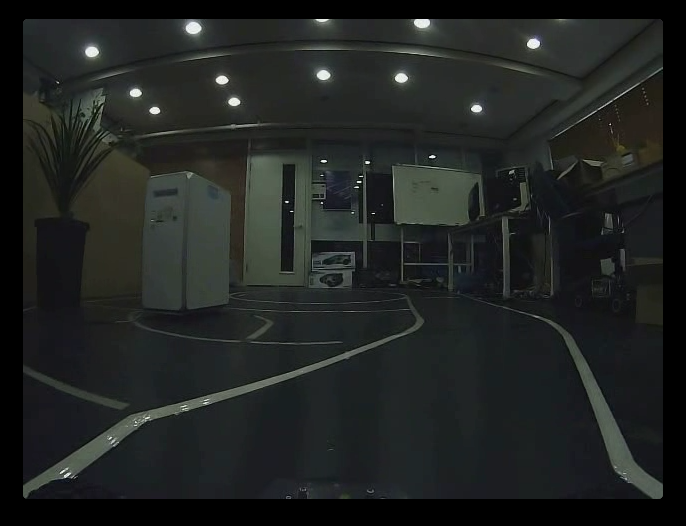
#> input picture 창업연계공학설계입문/Lecture/lec09/sample.png, 686 x 526 px
$ python canny.py
#> lines starting #> are read from the running program, lines starting #| are printed output that depends on the picture; after the words box and inside, x2 and y2 are one past the last pixel; in counts of white or black regions, pixels touching at a corner belong together
import cv2

img = cv2.imread('sample.png')
#> img is the input picture: shape (526, 686, 3); mean B, G, R 34, 35.5, 32.5
gray = cv2.cvtColor(img, cv2.COLOR_BGR2GRAY)
blur = cv2.GaussianBlur(gray, (5, 5), 0)
edge = cv2.Canny(blur, 40, 150)
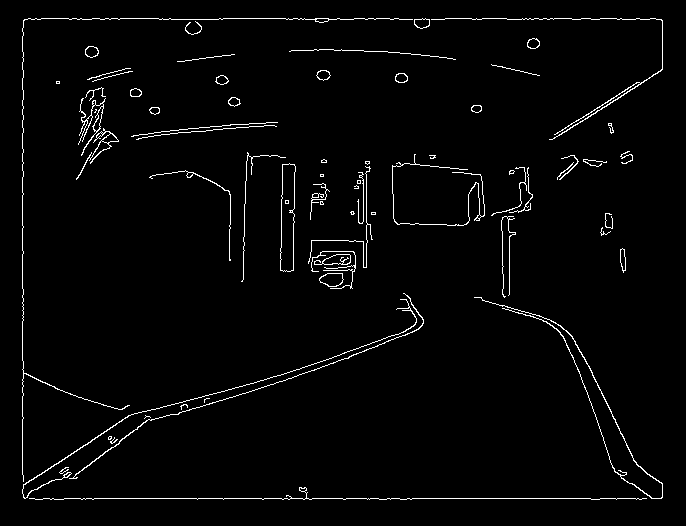
#> edge: shape (526, 686); 2.3% white in thin lines or dots, all inside (x1, y1, x2, y2) = (22, 18, 663, 500)

cv2.imshow('edge', edge)
cv2.waitKey(10000)

$ run again, with 창업연계공학설계입문/Lecture/lec09/tiger.jpg saved as 창업연계공학설계입문/Lecture/lec09/sample.png
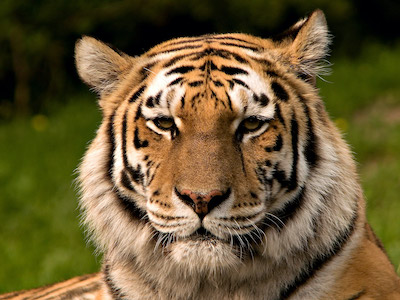
#> input picture 창업연계공학설계입문/Lecture/lec09/tiger.jpg, 400 x 300 px
#> img is the input picture: shape (300, 400, 3); mean B, G, R 53, 90, 106.2
#> `blur = cv2.GaussianBlur(gray, (5, 5), 0)`:
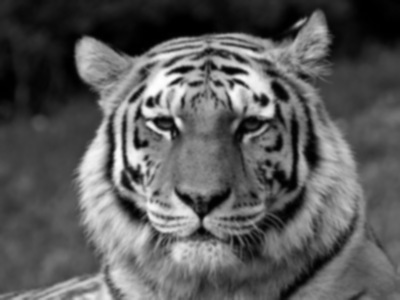
#> blur: shape (300, 400); min 0, max 253, mean 90.6
#> `edge = cv2.Canny(blur, 40, 150)`:
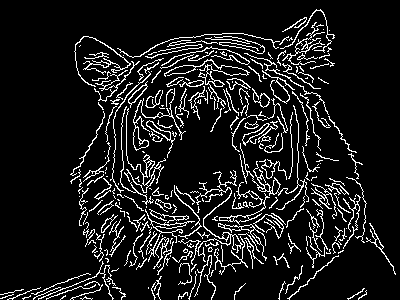
#> edge: shape (300, 400); 10.6% white in thin lines or dots
